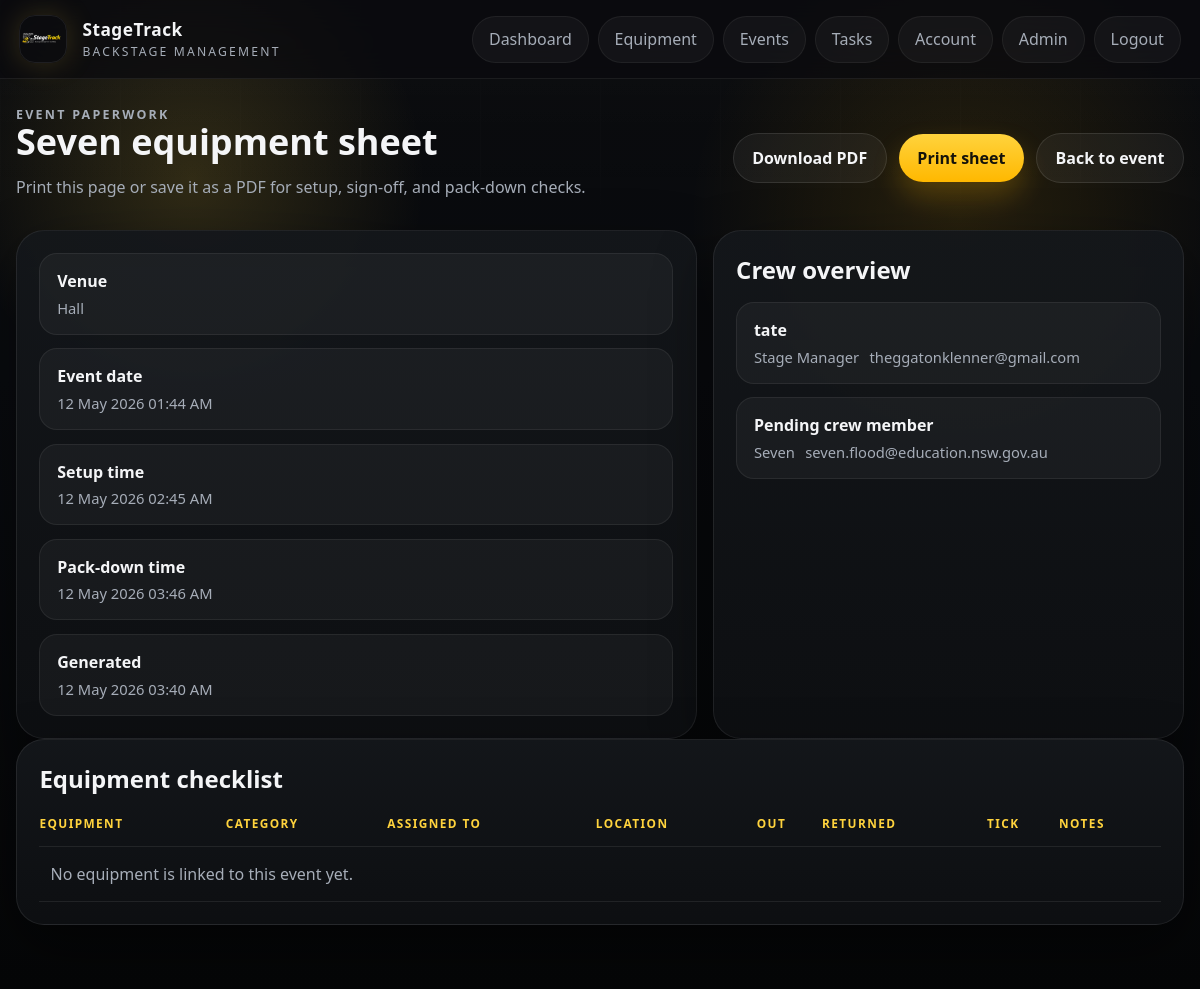
The page /events/2/equipment-sheet (signed in) on the database its author committed.
### app/models.py (models this page shows)
class SystemSettings(db.Model):
    id = db.Column(db.Integer, primary_key=True)
    school_name = db.Column(db.String(255), nullable=False, default="StageTrack")
    support_email = db.Column(db.String(255), default="")
    timezone_name = db.Column(db.String(100), nullable=False, default="Australia/Sydney")
    datetime_format = db.Column(db.String(100), nullable=False, default="%d %b %Y %I:%M %p")
    student_crew_can_view_all_events = db.Column(db.Boolean, nullable=False, default=False)
    student_crew_can_view_all_equipment = db.Column(db.Boolean, nullable=False, default=True)
    checkout_permission_role = db.Column(db.String(50), nullable=False, default="Stage Manager")
    maintenance_submit_permission_role = db.Column(db.String(50), nullable=False, default="Student Crew")
    consumable_manage_permission_role = db.Column(db.String(50), nullable=False, default="Stage Manager")
    pdf_export_permission_role = db.Column(db.String(50), nullable=False, default="Stage Manager")
    equipment_categories = db.Column(db.Text, nullable=False, default="")
    equipment_statuses = db.Column(db.Text, nullable=False, default="")
    serial_numbers_required = db.Column(db.Boolean, nullable=False, default=False)
    due_dates_required = db.Column(db.Boolean, nullable=False, default=False)
    due_soon_hours = db.Column(db.Integer, nullable=False, default=24)
    long_overdue_days = db.Column(db.Integer, nullable=False, default=7)
    auto_hide_removed_items = db.Column(db.Boolean, nullable=False, default=True)
    event_venues = db.Column(db.Text, nullable=False, default="")
    event_crew_roles = db.Column(db.Text, nullable=False, default="")
    auto_send_event_invites = db.Column(db.Boolean, nullable=False, default=True)
    event_equipment_sheet_scope = db.Column(db.String(50), nullable=False, default="all_linked")
    consumable_categories = db.Column(db.Text, nullable=False, default="")
    low_stock_alert_behavior = db.Column(db.String(50), nullable=False, default="at_or_below")
    students_can_log_consumables = db.Column(db.Boolean, nullable=False, default=True)
    negative_consumable_adjustments_manager_only = db.Column(db.Boolean, nullable=False, default=True)
    overdue_alert_recipients = db.Column(db.Text, nullable=False, default="")
    maintenance_alert_recipients = db.Column(db.Text, nullable=False, default="")
    enquiry_alert_recipients = db.Column(db.Text, nullable=False, default="")
    low_stock_alert_recipients = db.Column(db.Text, nullable=False, default="")
    password_reset_email_subject = db.Column(db.String(255), nullable=False, default="StageTrack Password Reset")
    welcome_email_subject = db.Column(db.String(255), nullable=False, default="Welcome to StageTrack")
    equipment_checkout_email_subject = db.Column(db.String(255), nullable=False, default="StageTrack equipment checked out: {equipment_name}")
    equipment_overdue_email_subject = db.Column(db.String(255), nullable=False, default="StageTrack equipment overdue: {equipment_name}")
    equipment_return_email_subject = db.Column(db.String(255), nullable=False, default="StageTrack equipment returned: {equipment_name}")
    maintenance_email_subject = db.Column(db.String(255), nullable=False, default="StageTrack maintenance request: {equipment_name}")
    enquiry_email_subject = db.Column(db.String(255), nullable=False, default="StageTrack enquiry from {name}")
    maintenance_statuses = db.Column(db.Text, nullable=False, default="")
    resolved_visible_in_queue = db.Column(db.Boolean, nullable=False, default=False)
    maintenance_resolve_permission_role = db.Column(db.String(50), nullable=False, default="Teacher")
    repeat_damage_threshold = db.Column(db.Integer, nullable=False, default=2)
    pdf_paper_size = db.Column(db.String(20), nullable=False, default="A4")
    pdf_show_header = db.Column(db.Boolean, nullable=False, default=True)
    pdf_header_text = db.Column(db.String(255), nullable=False, default="StageTrack")
    pdf_footer_text = db.Column(db.String(255), nullable=False, default="Generated by StageTrack")
    pdf_include_checkboxes = db.Column(db.Boolean, nullable=False, default=True)
    pdf_include_notes = db.Column(db.Boolean, nullable=False, default=True)
    pdf_include_signatures = db.Column(db.Boolean, nullable=False, default=False)
    updated_at = db.Column(db.DateTime, default=datetime.utcnow, onupdate=datetime.utcnow, nullable=False)

class Event(db.Model):
    id = db.Column(db.Integer, primary_key=True)
    name = db.Column(db.String(120), nullable=False)
    venue = db.Column(db.String(120), nullable=False)
    description = db.Column(db.Text)
    event_date = db.Column(db.DateTime, nullable=False)
    setup_time = db.Column(db.DateTime)
    packdown_time = db.Column(db.DateTime)
    created_by = db.Column(db.Integer, db.ForeignKey("user.id"))
    tasks = db.relationship("Task", back_populates="event", lazy=True)
    checklist_items = db.relationship("ChecklistItem", back_populates="event", lazy=True)
    checkouts = db.relationship("EquipmentCheckout", back_populates="event", lazy=True)
    crew_assignments = db.relationship(
        "EventCrewAssignment",
        back_populates="event",
        cascade="all, delete-orphan",
        lazy=True,
    )

class EventCrewAssignment(db.Model):
    id = db.Column(db.Integer, primary_key=True)
    event_id = db.Column(db.Integer, db.ForeignKey("event.id"), nullable=False)
    user_id = db.Column(db.Integer, db.ForeignKey("user.id"), nullable=False)
    crew_email = db.Column(db.String(255), nullable=False, default="")
    crew_role = db.Column(db.String(120), nullable=False)
    created_at = db.Column(db.DateTime, default=datetime.utcnow, nullable=False)
    event = db.relationship("Event", back_populates="crew_assignments")
    user = db.relationship("User", back_populates="event_assignments")

class User(db.Model):
    id = db.Column(db.Integer, primary_key=True)
    name = db.Column(db.String(120), nullable=False)
    email = db.Column(db.String(255), unique=True, nullable=False, index=True)
    password_hash = db.Column(db.String(255), nullable=False)
    must_change_password = db.Column(db.Boolean, nullable=False, default=False)
    phone_number = db.Column(db.String(50))
    contact_details = db.Column(db.Text)
    role = db.Column(db.String(50), nullable=False, default="Viewer")
    is_active = db.Column(db.Boolean, nullable=False, default=True)
    created_at = db.Column(db.DateTime, default=datetime.utcnow, nullable=False)
    tasks = db.relationship("Task", back_populates="assignee", lazy=True)
    checkouts = db.relationship("EquipmentCheckout", back_populates="user", lazy=True)
    damage_reports = db.relationship("DamageReport", back_populates="reporter", lazy=True)
    password_reset_tokens = db.relationship("PasswordResetToken", back_populates="user", lazy=True)
    event_assignments = db.relationship("EventCrewAssignment", back_populates="user", lazy=True)

### app/events/routes.py (the view)
@events_bp.route("/<int:event_id>/equipment-sheet")
@role_required("Admin", "Teacher", "Stage Manager")
def equipment_sheet(event_id):
    event = Event.query.get_or_404(event_id)
    settings = get_system_settings()
    if not role_meets_requirement(current_user().role, settings.pdf_export_permission_role):
        flash("You do not have permission to view event paperwork.", "error")
        return redirect(url_for("events.detail", event_id=event.id))
    linked_checkouts = sorted(event.checkouts, key=lambda checkout: checkout.equipment.name.lower())
    if settings.event_equipment_sheet_scope == "checked_out_only":
        linked_checkouts = [checkout for checkout in linked_checkouts if checkout.return_time is None]
    return render_template("events/equipment_sheet.html", event=event, linked_checkouts=linked_checkouts, generated_at=datetime.now())

### app/auth/routes.py (called while the page is built)
def current_user():
    user_id = session.get("user_id")
    if not user_id:
        return None
    user = db.session.get(User, user_id)
    if user and not user.is_active:
        session.clear()
        return None
    return user

def role_required(*allowed_roles):
    def decorator(view):
        @wraps(view)
        def wrapped_view(*args, **kwargs):
            user = current_user()
            if not user:
                return redirect(url_for("auth.login"))
            if user.role not in allowed_roles:
                flash("You do not have permission to access that page.", "error")
                return redirect(url_for("dashboard"))
            return view(*args, **kwargs)
        return wrapped_view
    return decorator

@auth_bp.app_context_processor
def inject_user():
    first_user_pending = User.query.count() == 0
    return {
        "current_user": current_user(),
        "manager_roles": MANAGER_ROLES,
        "registration_open": first_user_pending,
    }

### app/site_service.py (called while the page is built)
def get_site_settings():
    settings = SiteSettings.query.order_by(SiteSettings.id.asc()).first()
    if not settings:
        settings = SiteSettings()
        db.session.add(settings)
        db.session.commit()
    return settings

### app/templates/events/equipment_sheet.html (shortened to what this page needs)
{% extends "base.html" %}
{% block content %}
<section class="page-header page-header-inline">
    <div>
        <p class="eyebrow">Event paperwork</p>
        <h1>{{ event.name }} equipment sheet</h1>
        <p>Print this page or save it as a PDF for setup, sign-off, and pack-down checks.</p>
    </div>
    <div class="actions">
        <a class="button button-secondary" href="{{ url_for('events.equipment_sheet_pdf', event_id=event.id) }}">Download PDF</a>
        <button class="button button-primary" type="button" onclick="window.print()">Print sheet</button>
        <a class="button button-secondary" href="{{ url_for('events.detail', event_id=event.id) }}">Back to event</a>
    </div>
</section>
<section class="content-grid">
    <section class="panel">
        <div class="dashboard-list">
            <article class="dashboard-item">
                <strong>Venue</strong>
                <div class="dashboard-meta"><span>{{ event.venue }}</span></div>
            </article>
            <article class="dashboard-item">
                <strong>Event date</strong>
                <div class="dashboard-meta"><span>{{ event.event_date.strftime("%d %b %Y %I:%M %p") }}</span></div>
            </article>
            <article class="dashboard-item">
                <strong>Setup time</strong>
                <div class="dashboard-meta"><span>{{ event.setup_time.strftime("%d %b %Y %I:%M %p") if event.setup_time else "Not set" }}</span></div>
            </article>
            <article class="dashboard-item">
                <strong>Pack-down time</strong>
                <div class="dashboard-meta"><span>{{ event.packdown_time.strftime("%d %b %Y %I:%M %p") if event.packdown_time else "Not set" }}</span></div>
            </article>
            <article class="dashboard-item">
                <strong>Generated</strong>
                <div class="dashboard-meta"><span>{{ generated_at.strftime("%d %b %Y %I:%M %p") }}</span></div>
            </article>
        </div>
    </section>
    <section class="panel">
        <div class="panel-header">
            <h2>Crew overview</h2>
        </div>
        {% if event.crew_assignments %}
            <div class="dashboard-list">
                {% for assignment in event.crew_assignments %}
                    <article class="dashboard-item">
                        <strong>{{ assignment.user.name }}</strong>
                        <div class="dashboard-meta">
                            <span>{{ assignment.crew_role }}</span>
                            <span>{{ assignment.crew_email }}</span>
                        </div>
                    </article>
                {% endfor %}
            </div>
        {% else %}
            <p class="empty-state">No crew linked yet.</p>
        {% endif %}
    </section>
</section>
<section class="panel">
    <div class="panel-header">
        <h2>Equipment checklist</h2>
    </div>
    <div class="table-wrap">
        <table>
            <thead>
                <tr>
                    <th>Equipment</th>
                    <th>Category</th>
                    <th>Assigned to</th>
                    <th>Location</th>
                    <th>Out</th>
                    <th>Returned</th>
                    <th>Tick</th>
                    <th>Notes</th>
                </tr>
            </thead>
            <tbody>
                {% for checkout in linked_checkouts %}
                    <tr>
                        <td data-label="Equipment">{{ checkout.equipment.name }}</td>
                        <td data-label="Category">{{ checkout.equipment.category }}</td>
                        <td data-label="Assigned to">{{ checkout.user.name }}</td>
                        <td data-label="Location">{{ checkout.equipment.location or "Not set" }}</td>
                        <td data-label="Out">{{ checkout.checkout_time.strftime("%d %b %Y %I:%M %p") }}</td>
                        <td data-label="Returned">{{ checkout.return_time.strftime("%d %b %Y %I:%M %p") if checkout.return_time else "Still checked out" }}</td>
                        <td data-label="Tick">[ ]</td>
                        <td data-label="Notes"></td>
                    </tr>
                {% else %}
                    <tr>
                        <td colspan="8" class="empty-state">No equipment is linked to this event yet.</td>
                    </tr>
                {% endfor %}
            </tbody>
        </table>
    </div>
</section>
{% endblock %}

### app/templates/base.html (shortened to what this page needs)
<!doctype html>
<html lang="en">
<head>
    <link rel="stylesheet" href="{{ url_for('static', filename='css/styles.css') }}">
</head>
<body>
    <div class="app-backdrop"></div>
    <header class="site-header">
        <a class="brand" href="{{ url_for('home') }}">
            <img class="brand-logo" src="{{ url_for('static', filename='images/stagetrack-logo.png') }}" alt="StageTrack logo">
            <span class="brand-copy">
                <strong>{{ system_settings.school_name }}</strong>
                <span>{{ system_settings.support_email or "Backstage management" }}</span>
            </span>
        </a>
        <nav class="site-nav">
            {% if current_user %}
                <a href="{{ url_for('dashboard') }}">Dashboard</a>
                <a href="{{ url_for('equipment.index') }}">Equipment</a>
                <a href="{{ url_for('events.index') }}">Events</a>
                <a href="{{ url_for('tasks.index') }}">Tasks</a>
                <a href="{{ url_for('auth.account') }}">Account</a>
                {% if current_user.role == "Admin" %}
                    <a href="{{ url_for('admin.users') }}">Admin</a>
                {% endif %}
                <a href="{{ url_for('auth.logout') }}">Logout</a>
            {% else %}
                <a href="{{ url_for('auth.login') }}">Staff access</a>
            {% endif %}
        </nav>
    </header>
    <main class="page-shell">
        {% block content %}{% endblock %}
    </main>
</body>
</html>

### rows shown on the page
SystemSettings: school_name "StageTrack", support_email "BACKSTAGE MANAGEMENT"
Event: name "Seven", venue "Hall", event_date "12 May 2026 01:44 AM", setup_time "12 May 2026 02:45 AM", packdown_time "12 May 2026 03:46 AM"
EventCrewAssignment: user.name "tate", crew_role "Stage Manager", crew_email "theggatonklenner@gmail.com"
EventCrewAssignment: user.name "Pending crew member", crew_role "Seven", crew_email "seven.flood@education.nsw.gov.au"
